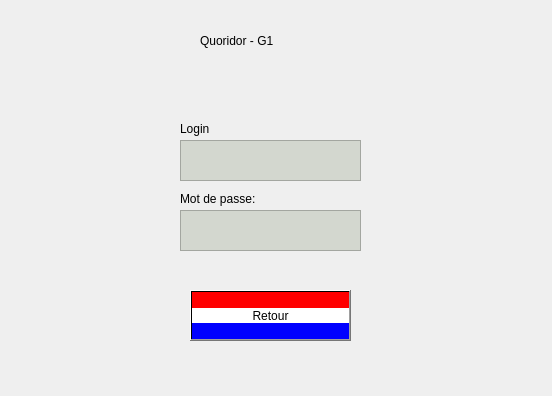
<?xml version="1.0" encoding="UTF-8"?>
<ui version="4.0">
 <class>connexionWindow</class>
 <widget class="QDialog" name="connexionWindow">
  <property name="geometry">
   <rect>
    <x>0</x>
    <y>0</y>
    <width>552</width>
    <height>396</height>
   </rect>
  </property>
  <property name="windowTitle">
   <string>Dialog</string>
  </property>
  <widget class="QPushButton" name="pushButton_Retour">
   <property name="geometry">
    <rect>
     <x>190</x>
     <y>290</y>
     <width>161</width>
     <height>51</height>
    </rect>
   </property>
   <property name="styleSheet">
    <string notr="true">font: 500 11pt &quot;FiraCode NF&quot;;
color: rgb(0, 0, 0);
background-color: qlineargradient(spread:pad, x1:0, y1:0, x2:0, y2:1, stop:0 rgba(255, 0, 0, 255), stop:0.339795 rgba(255, 0, 0, 255), stop:0.339799 rgba(255, 255, 255, 255), stop:0.662444 rgba(255, 255, 255, 255), stop:0.662469 rgba(0, 0, 255, 255), stop:1 rgba(0, 0, 255, 255));</string>
   </property>
   <property name="text">
    <string>Retour</string>
   </property>
  </widget>
  <widget class="QLabel" name="label_Titre">
   <property name="geometry">
    <rect>
     <x>200</x>
     <y>30</y>
     <width>131</width>
     <height>21</height>
    </rect>
   </property>
   <property name="minimumSize">
    <size>
     <width>0</width>
     <height>0</height>
    </size>
   </property>
   <property name="mouseTracking">
    <bool>true</bool>
   </property>
   <property name="styleSheet">
    <string notr="true">font: 500 11pt &quot;FiraCode NF&quot;;
border-color: qconicalgradient(cx:0.5, cy:0.5, angle:0, stop:0 rgba(255, 255, 255, 255), stop:0.373979 rgba(255, 255, 255, 255), stop:0.373991 rgba(33, 30, 255, 255), stop:0.624018 rgba(33, 30, 255, 255), stop:0.624043 rgba(255, 0, 0, 255), stop:1 rgba(255, 0, 0, 255));
color: rgb(0, 0, 0);</string>
   </property>
   <property name="text">
    <string>Quoridor - G1</string>
   </property>
  </widget>
  <widget class="QTextEdit" name="textEdit_Login">
   <property name="geometry">
    <rect>
     <x>180</x>
     <y>140</y>
     <width>181</width>
     <height>41</height>
    </rect>
   </property>
   <property name="styleSheet">
    <string notr="true">background-color: rgb(211, 215, 207)
</string>
   </property>
  </widget>
  <widget class="QTextEdit" name="textEdit_Mdp">
   <property name="geometry">
    <rect>
     <x>180</x>
     <y>210</y>
     <width>181</width>
     <height>41</height>
    </rect>
   </property>
   <property name="styleSheet">
    <string notr="true">background-color: rgb(211, 215, 207)
</string>
   </property>
  </widget>
  <widget class="QLabel" name="label_Mdp">
   <property name="geometry">
    <rect>
     <x>180</x>
     <y>190</y>
     <width>101</width>
     <height>17</height>
    </rect>
   </property>
   <property name="text">
    <string>Mot de passe:</string>
   </property>
  </widget>
  <widget class="QLabel" name="label_Login">
   <property name="geometry">
    <rect>
     <x>180</x>
     <y>120</y>
     <width>101</width>
     <height>17</height>
    </rect>
   </property>
   <property name="text">
    <string>Login</string>
   </property>
  </widget>
 </widget>
 <resources/>
 <connections/>
</ui>
